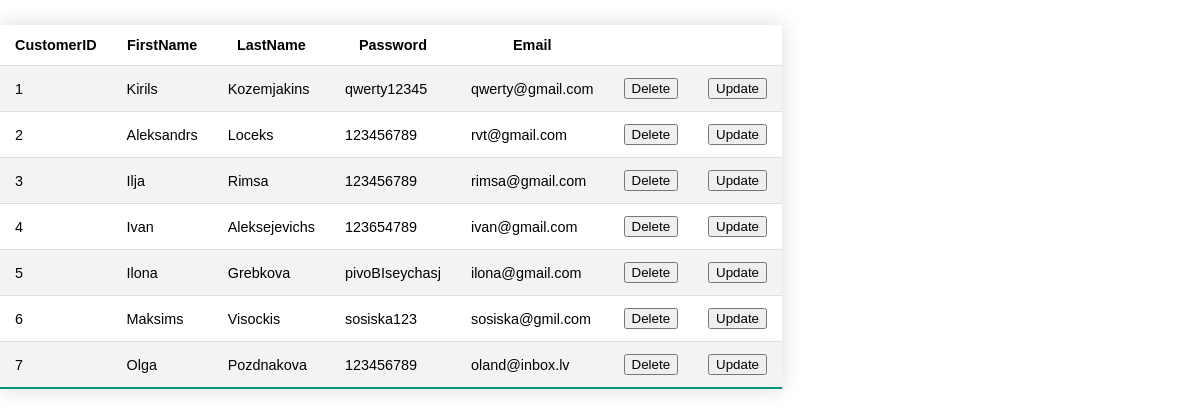
Before: /user_data.php with the older database file.
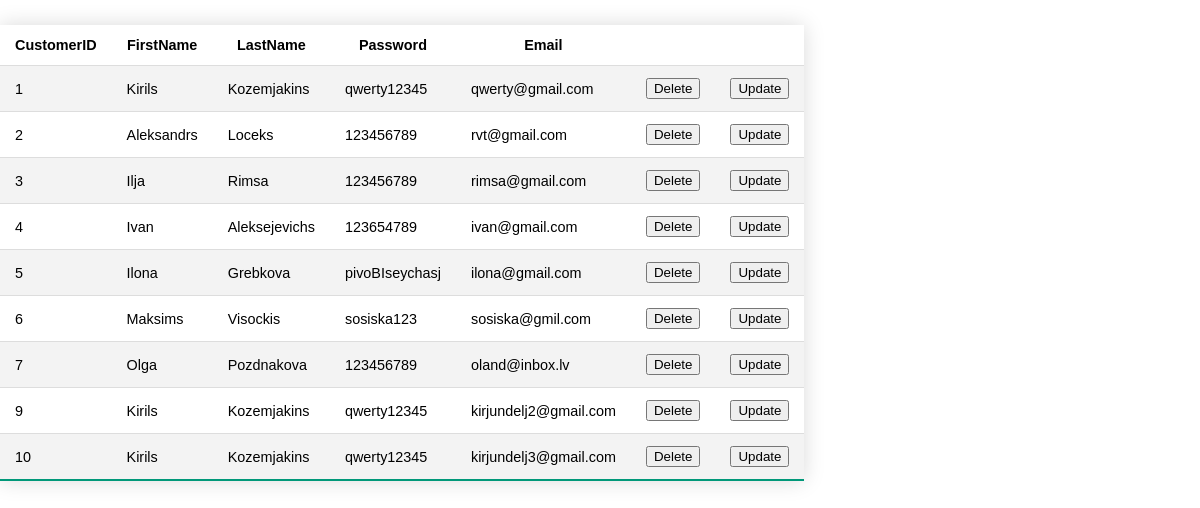
After: the same page with the newer database file.
### tables this page shows
CREATE TABLE IF NOT EXISTS `customer` (
  `CustomerID` int NOT NULL AUTO_INCREMENT,
  `FirstName` varchar(50) DEFAULT NULL,
  `LastName` varchar(50) DEFAULT NULL,
  `Password` varchar(50) DEFAULT NULL,
  `Email` varchar(50) DEFAULT NULL,
  `Access` int DEFAULT '0',
  PRIMARY KEY (`CustomerID`)
);

### user_data.php (the view, shortened to what this page needs)
<!DOCTYPE html>
<html>
<head>
	<link rel="stylesheet" href="css\user_data.css">
</head>
<body>
    <table class="styled-table">
        <tr>
            <th>CustomerID</th>
            <th>FirstName</th>
            <th>LastName</th>
            <th>Password</th>
            <th>Email</th>
            <th></th>
            <th></th>
        </tr>
        <?php
        $host = "127.0.0.1";
        $dbname = "booking";
        $username = "root";
        $password = "password";
        try {
            $conn = new PDO("mysql:host=$host;dbname=$dbname", $username, $password);
            $conn->setAttribute(PDO::ATTR_ERRMODE, PDO::ERRMODE_EXCEPTION);
            $query = $conn->prepare("SELECT * FROM customer");
            $query->execute();
            $results = $query->fetchAll();
        } catch (PDOException $e) {
            echo 'Error: ' . $e->getMessage();
        }
        foreach ($results as $row) {
            echo "<tr><td>" . $row['CustomerID'] . "</td>";
            echo "<td>" . $row['FirstName'] . "</td>";
            echo "<td>" . $row['LastName'] . "</td>";
            echo "<td>" . $row['Password'] . "</td>";
            echo "<td>" . $row['Email'] . "</td>";
            echo "<td>";
            echo "<form action='FunctionsPHP\delete_user.php' method='post'>";
            echo "<input type='submit' value='Delete'>";
            echo "</form>";
            echo "</td>";
            echo "<td>";
            echo "<button class='ShowUpdateForm'>Update</button>";
            echo "</td></tr>";
        }
        ?>
    </table>
</body>
</html>

Changed rows visible on the page:
added customer: CustomerID "9", FirstName "Kirils", LastName "Kozemjakins", Password "qwerty12345", Email "kirjundelj2@gmail.com"
added customer: CustomerID "10", FirstName "Kirils", LastName "Kozemjakins", Password "qwerty12345", Email "kirjundelj3@gmail.com"
